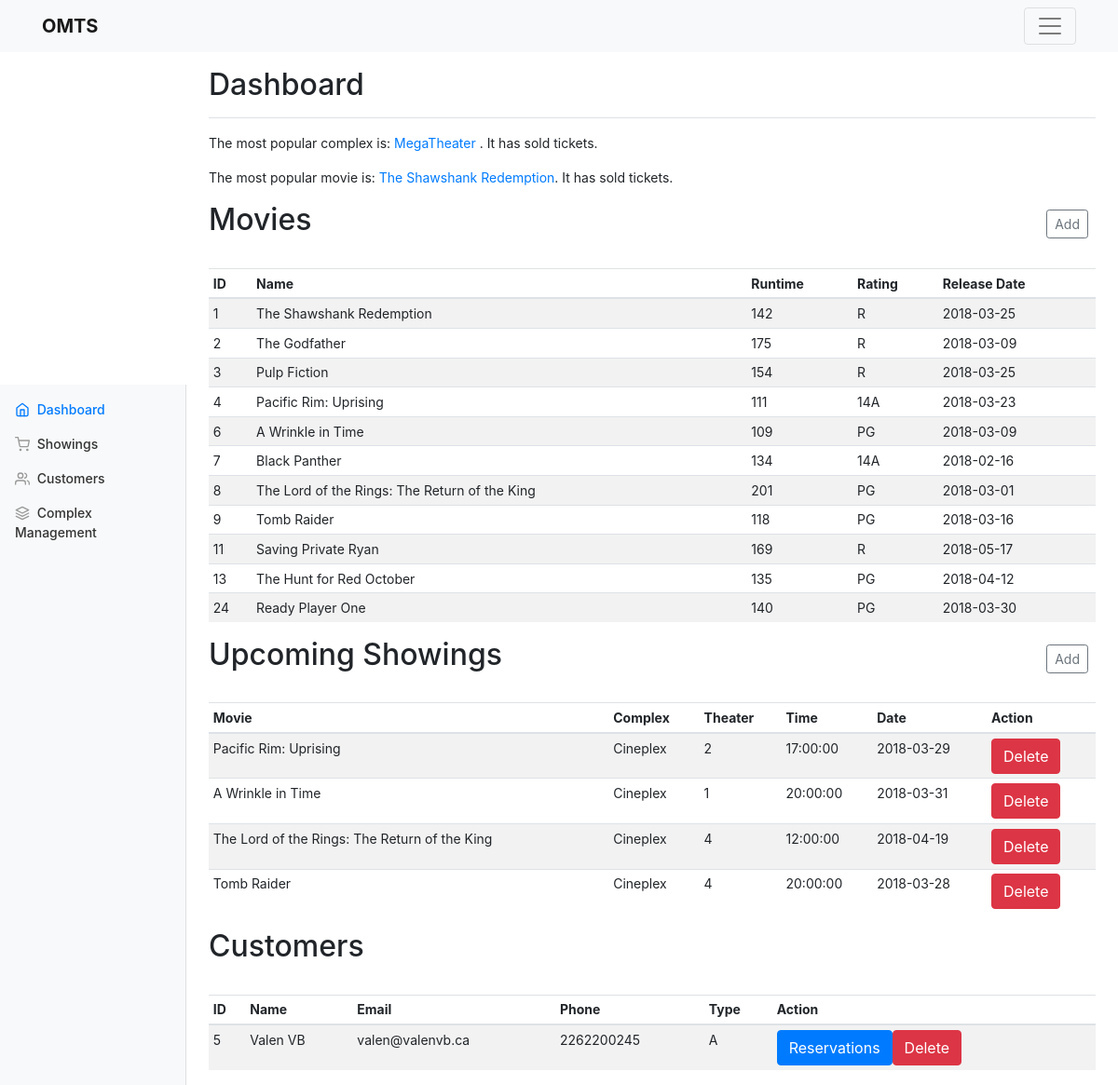
Screenshot of /admin/index.php (signed in) with the database file from the repository.
### tables this page shows
CREATE TABLE `complex` (
  `ComplexNo` int(11) NOT NULL AUTO_INCREMENT,
  `Name` varchar(50) NOT NULL,
  `Address` varchar(100) NOT NULL,
  `Phone` char(10) NOT NULL,
  PRIMARY KEY (`ComplexNo`)
);

CREATE TABLE `movie` (
  `MovieID` int(11) NOT NULL AUTO_INCREMENT,
  `Title` varchar(60) NOT NULL,
  `RunTime` int(11) NOT NULL,
  `Rating` enum('G','PG','14A','18A','R','A') NOT NULL,
  `Plot` text,
  `Director` varchar(100) NOT NULL,
  `Producer` varchar(100) NOT NULL,
  `SDate` date NOT NULL,
  `EDate` date NOT NULL,
  `SupplierID` int(11) NOT NULL,
  PRIMARY KEY (`MovieID`),
  KEY `SupplierID` (`SupplierID`),
  CONSTRAINT `movie_ibfk_1` FOREIGN KEY (`SupplierID`) REFERENCES `supplier` (`SupplierID`)
);

CREATE TABLE `Showing` (
  `STime` time NOT NULL,
  `SDate` date NOT NULL,
  `TheaterNo` int(11) NOT NULL,
  `ComplexNo` int(11) NOT NULL,
  `BookedSeats` int(11) NOT NULL,
  `MovieID` int(11) NOT NULL,
  PRIMARY KEY (`STime`,`SDate`,`TheaterNo`,`ComplexNo`,`MovieID`),
  KEY `ComplexNo` (`ComplexNo`,`TheaterNo`),
  KEY `MovieID` (`MovieID`),
  CONSTRAINT `showing_ibfk_1` FOREIGN KEY (`ComplexNo`, `TheaterNo`) REFERENCES `Theater` (`ComplexNo`, `TheaterNo`) ON DELETE CASCADE,
  CONSTRAINT `showing_ibfk_3` FOREIGN KEY (`MovieID`) REFERENCES `movie` (`MovieID`) ON DELETE CASCADE
);

CREATE TABLE `Member` (
  `UserID` int(11) NOT NULL,
  `Name` varchar(100) NOT NULL,
  `Address` varchar(100) DEFAULT NULL,
  `Phone` char(10) DEFAULT NULL,
  `Email` varchar(50) NOT NULL,
  `CreditNo` char(16) NOT NULL,
  `CreditExp` date NOT NULL,
  KEY `UserID` (`UserID`),
  CONSTRAINT `member_ibfk_1` FOREIGN KEY (`UserID`) REFERENCES `Users` (`UserID`)
);

CREATE TABLE `users` (
  `UserID` int(11) NOT NULL AUTO_INCREMENT,
  `Login` varchar(50) NOT NULL,
  `Password` varchar(100) NOT NULL,
  `UserType` enum('M','A') DEFAULT NULL,
  PRIMARY KEY (`UserID`)
);

### admin/index.php (the view, shortened to what this page needs)
<!DOCTYPE html>
<html lang="en"><head>
    <link href="../css/bootstrap.css" rel="stylesheet">
    <link href="../css/dashboard.css" rel="stylesheet">
</head>
  <body>
    <?php include '../parts/menu.php'?>
    <div class="container-fluid">
      <div class="row">
      <?php include 'admin-menu.php'?>
        <main id="top" role="main" class="col-md-9 ml-sm-auto col-lg-10 pt-3 px-4">
        <div class="d-flex justify-content-between flex-wrap flex-md-nowrap align-items-center pb-2 mb-3 border-bottom">
            <h1 class="h2">Dashboard</h1>
          </div>
        <div class="sats">
        <?php
          include_once '../lib/database.php';
    $mostPopularComplex = $db->query("Select `name`, C.complexno, num from complex C, (SELECT COMPLEXNO, NUM FROM (SELECT MAX(COUNTED) AS NUM FROM (SELECT COMPLEXNO, SUM(NUMTICKETS) AS COUNTED FROM RESERVATION GROUP BY COMPLEXNO) AS TICKETSUM) AS NUMS INNER JOIN (SELECT COMPLEXNO, SUM(NUMTICKETS) AS COUNTED FROM RESERVATION GROUP BY COMPLEXNO) AS NUMSS ON NUM = COUNTED) as R where c.complexno=R.complexno;")->fetch();
    $mostPopularMovie = $db->query("Select title, M.movieID, num from movie M, (SELECT MOVIEID, NUM FROM (SELECT MAX(COUNTED) AS NUM FROM (SELECT MOVIEID, SUM(NUMTICKETS) AS COUNTED FROM RESERVATION GROUP BY MOVIEID) AS TICKETSUM) AS NUMS INNER JOIN (SELECT MOVIEID, SUM(NUMTICKETS) AS COUNTED FROM RESERVATION GROUP BY MOVIEID) AS NUMSS ON NUM = COUNTED) as R where M.movieid=R.movieID;")->fetch();
  ?>
          <p>
            The most popular complex is: <a href="complex.php?complexno=<?php echo $mostPopularComplex['complexno']; ?>"><?php echo $mostPopularComplex['name'];?></a>. It has sold <?php echo $mostPopularComplex['num']?> tickets.
          </p>
          <p>
            The most popular movie is: <a href="../details.php?movie_id=<?php echo $mostPopularMovie['movieID']; ?>"><?php echo $mostPopularMovie['title'];?></a>. It has sold <?php echo $mostPopularMovie['num']?> tickets.
          </p>
        </div>
        <div id="mov_list">
          <div class="d-flex justify-content-between flex-wrap flex-md-nowrap align-items-center pb-2 mb-3">
            <h1 class="h2">Movies</h1>
            <div class="btn-toolbar mb-2 mb-md-0">
              <div class="btn-group mr-2">
                <button class="btn btn-sm btn-outline-secondary" data-toggle="modal" data-target="#addMovieModal" > Add</button>
              </div>
            </div>
          </div>
          <div class="table-responsive">
            <table class="table table-striped table-sm">
              <thead>
                <tr>
                  <th>ID</th>
                  <th>Name</th>
                  <th>Runtime</th>
                  <th>Rating</th>
                  <th>Release Date</th>
                </tr>
              </thead>
              <tbody>
<?php
include_once '../lib/database.php';
$movies = $db->query('SELECT * from Movie');
while($movie = $movies->fetch()){
  echo "<tr><td>".$movie['MovieID']."</td><td>".$movie["Title"]."</td><td>".$movie["RunTime"]."</td><td>".$movie["Rating"]."</td><td>".$movie["SDate"]."</td></tr>";
};
?>
              </tbody>
            </table>
          </div>
          </div>
          <div id="show_list">
          <div class="d-flex justify-content-between flex-wrap flex-md-nowrap align-items-center pb-2 mb-3 ">
            <h1 class="h2">Upcoming Showings</h1>
            <div class="btn-toolbar mb-2 mb-md-0">
              <div class="btn-group mr-2">
                <button class="btn btn-sm btn-outline-secondary" data-toggle="modal" data-target="#addShowingModal"> Add</button>
              </div>
            </div>
          </div>
          <div class="table-responsive">
            <table class="table table-striped table-sm">
              <thead>
                <tr>
                  <th>Movie</th>
                  <th>Complex</th>
                  <th>Theater</th>
                  <th>Time</th>
                  <th>Date</th>
                  <th>Action</th>
                </tr>
              </thead>
              <tbody>
<?php
include_once '../lib/database.php';
$shows = $db->query("select M.movieID, M.title, C.`name`, C.ComplexNo, S.STIME, S.SDATE, theaterno from showing S, movie M, complex C where S.complexNo=C.complexNo and S.movieID=M.movieid and S.sdate > CURRENT_DATE()");
while($show = $shows->fetch()){
  echo "<tr><td>".$show['title']."</td><td>".$show["name"]."</td><td>".$show["theaterno"]."</td><td>".$show["STIME"]."</td><td>".$show["SDATE"]."</td><td><a href=\"actions.php?action=ds&title=".$show['movieID']."&name=".$show['ComplexNo']."&stime=".$show['STIME']."&sdate=".$show['SDATE']."\" class=\"btn btn-danger\">Delete</a></td></tr>";
};
?>
              </tbody>
            </table>
          </div>
          </div>
          <div id="cust_list">
          <div class="d-flex justify-content-between flex-wrap flex-md-nowrap align-items-center pb-2 mb-3 ">
            <h1 class="h2">Customers</h1>
          </div>
          <div class="table-responsive">
            <table class="table table-striped table-sm">
              <thead>
                <tr>
                  <th>ID</th>
                  <th>Name</th>
                  <th>Email</th>
                  <th>Phone</th>
                  <th>Type</th>
                  <th>Action</th>
                </tr>
              </thead>
              <tbody>
<?php
include_once '../lib/database.php';
$users = $db->query("SELECT * from Users, Member where Users.userid=member.userid");
while($user = $users->fetch()){
  echo "<tr><td>".$user['UserID']."</td><td>".$user["Name"]."</td><td>".$user["Email"]."</td><td>".$user["Phone"]."</td><td>".$user["UserType"]."</td><td><button onclick=\"showIFrame('../parts/reserve_list.php?userID=".$user['UserID']."')\" class=\"btn btn-primary\">Reservations</button><a href=\"actions.php?action=dm&id=".$user['UserID']."\" class=\"btn btn-danger\">Delete</a></td></tr>";
};
?>
              </tbody>
            </table>
          </div>
          </div>
        </main>
      </div>
    </div>
</body></html>

### css/dashboard.css (style rules this page uses)
body { font-size: .875rem; }
.border-bottom { border-bottom: 1px solid #e5e5e5; }

### rows the page displays
complex: Name "MegaTheater"
movie: Title "The Shawshank Redemption", MovieID "1", RunTime "142", Rating "R", SDate "2018-03-25"
movie: MovieID "2", Title "The Godfather", RunTime "175", Rating "R", SDate "2018-03-09"
movie: MovieID "3", Title "Pulp Fiction", RunTime "154", Rating "R", SDate "2018-03-25"
movie: MovieID "4", Title "Pacific Rim: Uprising", RunTime "111", Rating "14A", SDate "2018-03-23"
movie: MovieID "6", Title "A Wrinkle in Time", RunTime "109", Rating "PG", SDate "2018-03-09"
movie: MovieID "7", Title "Black Panther", RunTime "134", Rating "14A", SDate "2018-02-16"
movie: MovieID "8", Title "The Lord of the Rings: The Return of the King", RunTime "201", Rating "PG", SDate "2018-03-01"
movie: MovieID "9", Title "Tomb Raider", RunTime "118", Rating "PG", SDate "2018-03-16"
movie: MovieID "11", Title "Saving Private Ryan", RunTime "169", Rating "R", SDate "2018-05-17"
movie: MovieID "13", Title "The Hunt for Red October", RunTime "135", Rating "PG", SDate "2018-04-12"
movie: MovieID "24", Title "Ready Player One", RunTime "140", Rating "PG", SDate "2018-03-30"
showing: MovieID.Title "Pacific Rim: Uprising", complex.Name "Cineplex", TheaterNo "2", STime "17:00:00", SDate "2018-03-29"
showing: MovieID.Title "A Wrinkle in Time", complex.Name "Cineplex", TheaterNo "1", STime "20:00:00", SDate "2018-03-31"
showing: MovieID.Title "The Lord of the Rings: The Return of the King", complex.Name "Cineplex", TheaterNo "4", STime "12:00:00", SDate "2018-04-19"
showing: MovieID.Title "Tomb Raider", complex.Name "Cineplex", TheaterNo "4", STime "20:00:00", SDate "2018-03-28"
member: UserID "5", Name "Valen VB", Email "valen@valenvb.ca", Phone "2262200245", UserID.UserType "A"
